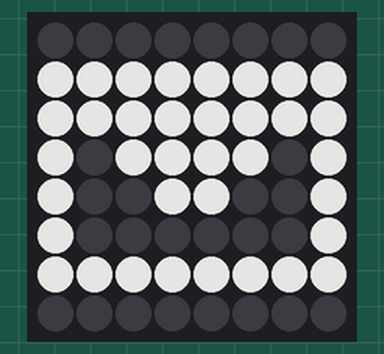
Simulated run of this program. Board: Raspberry Pi (BCM pin numbers) with a Sense HAT. Shown: the Sense HAT's 8×8 RGB LED matrix. Dim RGB values are drawn brighter than linear.

Above: at 0.1 s.
At 0.8 s:
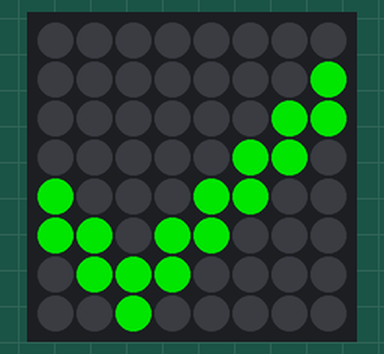

Measured:
- what the display in image 1 shows lasts 0.7 s, from 0.8 s to 1.5 s

The program:

__main__.py
```python
#!/bin/python3

from sense_hat import SenseHat
import time

s = SenseHat()
s.low_light = True

green = (0, 255, 0)
yellow = (255, 255, 0)
blue = (0, 0, 255)
red = (255, 0, 0)
white = (255,255,255)
nothing = (0,0,0)
pink = (255,105, 180)

def mail_logo():
  W = white
  Y = yellow
  O = nothing
  logo = [
  O, O, O, O, O, O, O, O,
  W, W, W, W, W, W, W, W,
  W, W, W, W, W, W, W, W,
  W, O, W, W, W, W, O, W,
  W, O, O, W, W, O, O, W,
  W, O, O, O, O, O, O, W,
  W, W, W, W, W, W, W, W,
  O, O, O, O, O, O, O, O,
  ]
  return logo

def green_tick():
  G = green
  O = nothing
  logo = [
  O, O, O, O, O, O, O, O,
  O, O, O, O, O, O, O, G,
  O, O, O, O, O, O, G, G,
  O, O, O, O, O, G, G, O,
  G, O, O, O, G, G, O, O,
  G, G, O, G, G, O, O, O,
  O, G, G, G, O, O, O, O,
  O, O, G, O, O, O, O, O,
  ]
  return logo

images = [mail_logo, green_tick]
count = 0

while True:
    s.set_pixels(images[count % len(images)]())
    time.sleep(.75)
    count += 1
```
